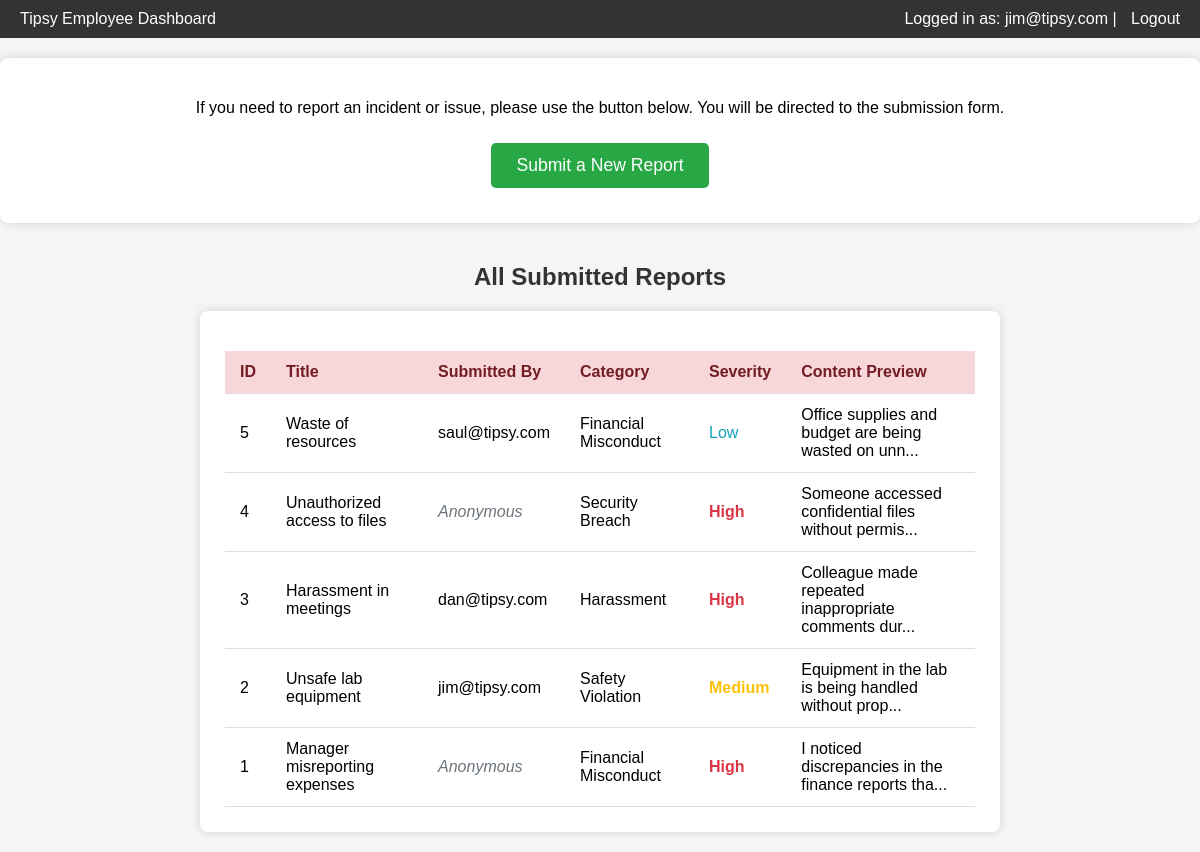
The app's page /Hackathon2/employee_dashboard.php (signed in) with its own data.
### tables this page shows
CREATE TABLE report (
    report_id INT AUTO_INCREMENT PRIMARY KEY,
    user_id INT,                       
    title VARCHAR(255) NOT NULL,
    content TEXT NOT NULL,
    severity ENUM('Low','Medium','High'),              
    category VARCHAR(50),              
    FOREIGN KEY (user_id) REFERENCES user(user_id) ON DELETE SET NULL
);

CREATE TABLE user (
    user_id INT AUTO_INCREMENT PRIMARY KEY,
    user_email VARCHAR(100) NOT NULL UNIQUE,
    user_pass VARCHAR(255) NOT NULL    
);

### Hackathon2/employee_dashboard.php (the view, shortened to what this page needs)
<?php
require 'db.php';
$reports = [];
$error_msg = '';
$sql = "
    SELECT
        r.report_id,
        r.title,
        r.content,
        r.severity,
        r.category,
        r.user_id,
        u.user_email  -- Get the user's email
    FROM report r
    LEFT JOIN user u ON r.user_id = u.user_id
    ORDER BY r.report_id DESC;
";
$result = $conn->query($sql);
if ($result) {
    while ($row = $result->fetch_assoc()) {
        $reports[] = $row;
    }
} else {
    $error_msg = "Database error: " . $conn->error;
}
?>
<!DOCTYPE html>
<html>
<head>
</head>
<body>
<div class="topbar">
    <div>Tipsy Employee Dashboard</div>
    <div>
        Logged in as: <?= htmlspecialchars($_SESSION['user_email']) ?> |
        <a href="logout.php" class="logout">Logout</a>
    </div>
</div>
    <div class="panel">
        <p>If you need to report an incident or issue, please use the button below. You will be directed to the submission form.</p>
        <a href="user_submit_report.php" class="submit-button">
            Submit a New Report
        </a>
    </div>
<div class="container">
    <h2>All Submitted Reports</h2>
    <div class="panel">
        <?php if (!empty($error_msg)): ?>
            <p style="color: red; font-weight: bold;"><?= htmlspecialchars($error_msg) ?></p>
        <?php elseif (empty($reports)): ?>
            <p>There are currently no reports submitted in the system.</p>
        <?php else: ?>
            <table class="reports-table">
                <thead>
                    <tr>
                        <th>ID</th>
                        <th>Title</th>
                        <th>Submitted By</th>
                        <th>Category</th>
                        <th>Severity</th>
                        <th>Content Preview</th>
                    </tr>
                </thead>
                <tbody>
                    <?php foreach ($reports as $report):
                        $submitter = $report['user_email'] ? htmlspecialchars($report['user_email']) : '<span class="anonymous">Anonymous</span>';
                    ?>
                        <tr>
                            <td><?= htmlspecialchars($report['report_id']) ?></td>
                            <td><?= htmlspecialchars($report['title']) ?></td>
                            <td><?= $submitter ?></td>
                            <td><?= htmlspecialchars($report['category'] ?? 'N/A') ?></td>
                            <td class="severity-<?= htmlspecialchars(strtoupper($report['severity'] ?? 'N/A')) ?>">
                                <?= htmlspecialchars($report['severity'] ?? 'N/A') ?>
                            </td>
                            <td><?= htmlspecialchars(substr($report['content'], 0, 50)) . (strlen($report['content']) > 50 ? '...' : '') ?></td>
                        </tr>
                    <?php endforeach; ?>
                </tbody>
            </table>
        <?php endif; ?>
    </div>
</div>
</body>
</html>

### Hackathon2/employee_dashboard.php (style rules this page uses)
.topbar a.logout { color:#fff; text-decoration:none; margin-left: 10px; }
h2 { color: #dc3545; margin-bottom: 20px; text-align: center; margin-top: 20px; }
.submit-button { padding: 12px 25px; font-size: 1.1em; border: none; background: #007bff; color: white; border-radius: 5px; cursor: pointer; text-decoration: none; display: inline-block; transition: background 0.3s ease; }
.reports-table { width: 100%; border-collapse: collapse; margin-top: 15px; }
.reports-table th, .reports-table td { padding: 12px 15px; text-align: left; border-bottom: 1px solid #ddd; }
.reports-table th { background-color: #f8d7da; color: #721c24; font-weight: bold; }
.severity-HIGH { color: #dc3545; font-weight: bold; }
.severity-MEDIUM { color: #ffc107; font-weight: bold; }
.severity-LOW { color: #17a2b8; }
.anonymous { font-style: italic; color: #6c757d; }
body { font-family: Arial, sans-serif; background:#f5f5f5; margin:0; }
.topbar { background:#333; color:white; padding:10px 20px; display:flex; justify-content:space-between; }
a.logout { color:#fff; text-decoration:none; }
.container { padding:20px; max-width:800px; margin: auto; }
.panel { background:#fff; padding:25px; border-radius:8px; box-shadow:0 0 10px rgba(0,0,0,0.15); margin-top: 20px; text-align: center; }
.submit-button { padding: 12px 25px; font-size: 1.1em; border: none; background: #28a745; color: white; border-radius: 5px; cursor: pointer; text-decoration: none; display: inline-block; margin: 10px 0; transition: background 0.3s ease; }
h2 { color: #333; margin-bottom: 20px; }

### records on screen
report: report_id "5", title "Waste of resources", user.user_email "saul@tipsy.com", category "Financial Misconduct", severity "Low", content "Office supplies and budget are being wasted on unn"
report: report_id "4", title "Unauthorized access to files", shows "Anonymous", category "Security Breach", severity "High", content "Someone accessed confidential files without permis"
report: report_id "3", title "Harassment in meetings", user.user_email "dan@tipsy.com", category "Harassment", severity "High", content "Colleague made repeated inappropriate comments dur"
report: report_id "2", title "Unsafe lab equipment", user.user_email "jim@tipsy.com", category "Safety Violation", severity "Medium", content "Equipment in the lab is being handled without prop"
report: report_id "1", title "Manager misreporting expenses", shows "Anonymous", category "Financial Misconduct", severity "High", content "I noticed discrepancies in the finance reports tha"

### other values on screen
$_SESSION['user_email'] "jim@tipsy.com"
